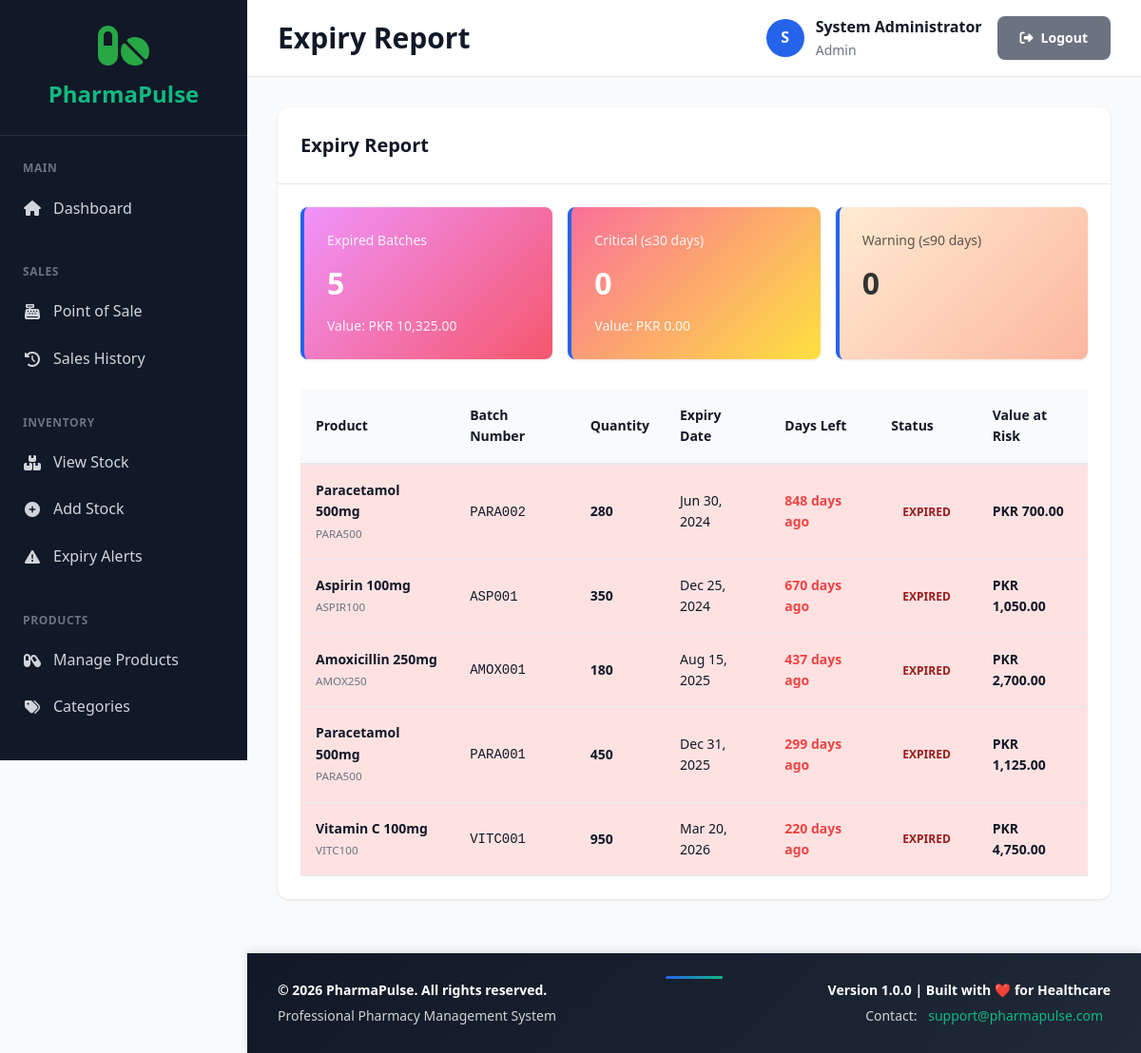
The app's page /modules/reports/expiry-report.php (signed in) with its own data.
### tables this page shows
CREATE TABLE IF NOT EXISTS stock_batches (
    batch_id INT AUTO_INCREMENT PRIMARY KEY,
    product_id INT NOT NULL,
    supplier_id INT NOT NULL,
    batch_number VARCHAR(100) NOT NULL,
    quantity_received INT NOT NULL,
    quantity_remaining INT NOT NULL,
    unit_cost DECIMAL(10,2) NOT NULL,
    expiry_date DATE NOT NULL,
    manufacture_date DATE NULL,
    received_date DATE NOT NULL,
    received_by INT NOT NULL,
    notes TEXT,
    created_at TIMESTAMP DEFAULT CURRENT_TIMESTAMP,
    FOREIGN KEY (product_id) REFERENCES products(product_id) ON DELETE CASCADE,
    FOREIGN KEY (supplier_id) REFERENCES suppliers(supplier_id) ON DELETE RESTRICT,
    FOREIGN KEY (received_by) REFERENCES users(user_id) ON DELETE RESTRICT,
    INDEX idx_product_batch (product_id, batch_number),
    INDEX idx_expiry_date (expiry_date),
    INDEX idx_supplier (supplier_id)
);

CREATE TABLE IF NOT EXISTS products (
    product_id INT AUTO_INCREMENT PRIMARY KEY,
    product_code VARCHAR(50) NOT NULL UNIQUE,
    product_name VARCHAR(200) NOT NULL,
    generic_name VARCHAR(200),
    category_id INT NOT NULL,
    strength VARCHAR(50),
    dosage_form VARCHAR(50),
    unit_price DECIMAL(10,2) NOT NULL,
    reorder_level INT DEFAULT 10,
    requires_prescription BOOLEAN DEFAULT FALSE,
    is_active BOOLEAN DEFAULT TRUE,
    created_at TIMESTAMP DEFAULT CURRENT_TIMESTAMP,
    FOREIGN KEY (category_id) REFERENCES product_categories(category_id) ON DELETE RESTRICT,
    INDEX idx_product_code (product_code),
    INDEX idx_product_name (product_name),
    INDEX idx_category (category_id)
);

### includes/security.php (called while the page is built, shortened)
<?php
function clean($data) {
    return htmlspecialchars($data, ENT_QUOTES, 'UTF-8');
}

### modules/reports/expiry-report.php (the view, shortened to what this page needs)
<?php
$pdo = require __DIR__ . '/../../config/database.php';
require_once __DIR__ . '/../../templates/header.php';
$stmt = $pdo->query("
    SELECT
        p.product_name,
        p.product_code,
        sb.batch_number,
        sb.quantity_remaining,
        sb.expiry_date,
        p.unit_price,
        DATEDIFF(sb.expiry_date, CURDATE()) as days_to_expiry,
        CASE
            WHEN DATEDIFF(sb.expiry_date, CURDATE()) < 0 THEN 'expired'
            WHEN DATEDIFF(sb.expiry_date, CURDATE()) <= 30 THEN 'critical'
            WHEN DATEDIFF(sb.expiry_date, CURDATE()) <= 90 THEN 'warning'
            ELSE 'normal'
        END as status
    FROM stock_batches sb
    JOIN products p ON sb.product_id = p.product_id
    WHERE sb.quantity_remaining > 0
    ORDER BY sb.expiry_date ASC
");
$batches = $stmt->fetchAll();
$expired = array_filter($batches, fn($b) => $b['status'] === 'expired');
$critical = array_filter($batches, fn($b) => $b['status'] === 'critical');
$warning = array_filter($batches, fn($b) => $b['status'] === 'warning');
$expired_value = array_sum(array_map(fn($b) => $b['quantity_remaining'] * $b['unit_price'], $expired));
$critical_value = array_sum(array_map(fn($b) => $b['quantity_remaining'] * $b['unit_price'], $critical));
?>
<div class="card">
    <div class="card-header">
        <h2 class="card-title">Expiry Report</h2>
    </div>
    <div class="card-body">
        <div style="display: grid; grid-template-columns: repeat(auto-fit, minmax(200px, 1fr)); gap: 1rem; margin-bottom: 2rem;">
            <div class="stat-card" style="background: linear-gradient(135deg, #f093fb 0%, #f5576c 100%); color: white; padding: 1.5rem; border-radius: 8px;">
                <div style="font-size: 0.875rem; opacity: 0.9;">Expired Batches</div>
                <div style="font-size: 2rem; font-weight: bold; margin-top: 0.5rem;">
                    <?php echo count($expired); ?>
                </div>
                <div style="font-size: 0.875rem; opacity: 0.9; margin-top: 0.5rem;">
                    Value: PKR <?php echo number_format($expired_value, 2); ?>
                </div>
            </div>
            <div class="stat-card" style="background: linear-gradient(135deg, #fa709a 0%, #fee140 100%); color: white; padding: 1.5rem; border-radius: 8px;">
                <div style="font-size: 0.875rem; opacity: 0.9;">Critical (≤30 days)</div>
                <div style="font-size: 2rem; font-weight: bold; margin-top: 0.5rem;">
                    <?php echo count($critical); ?>
                </div>
                <div style="font-size: 0.875rem; opacity: 0.9; margin-top: 0.5rem;">
                    Value: PKR <?php echo number_format($critical_value, 2); ?>
                </div>
            </div>
            <div class="stat-card" style="background: linear-gradient(135deg, #ffecd2 0%, #fcb69f 100%); color: #333; padding: 1.5rem; border-radius: 8px;">
                <div style="font-size: 0.875rem; opacity: 0.8;">Warning (≤90 days)</div>
                <div style="font-size: 2rem; font-weight: bold; margin-top: 0.5rem;">
                    <?php echo count($warning); ?>
                </div>
            </div>
        </div>
        <div class="table-container">
            <table class="data-table">
                <thead>
                    <tr>
                        <th>Product</th>
                        <th>Batch Number</th>
                        <th>Quantity</th>
                        <th>Expiry Date</th>
                        <th>Days Left</th>
                        <th>Status</th>
                        <th>Value at Risk</th>
                    </tr>
                </thead>
                <tbody>
                    <?php foreach ($batches as $batch): ?>
                    <?php
                        $days = $batch['days_to_expiry'];
                        $value = $batch['quantity_remaining'] * $batch['unit_price'];
                        if ($batch['status'] === 'expired') {
                            $badge = '<span class="badge badge-danger">EXPIRED</span>';
                            $row_style = 'background-color: #fee2e2;';
                        } elseif ($batch['status'] === 'critical') {
                            $badge = '<span class="badge badge-danger">CRITICAL</span>';
                            $row_style = 'background-color: #fef3c7;';
                        } elseif ($batch['status'] === 'warning') {
                            $badge = '<span class="badge badge-warning">WARNING</span>';
                            $row_style = '';
                        } else {
                            $badge = '<span class="badge badge-success">OK</span>';
                            $row_style = '';
                        }
                    ?>
                    <tr style="<?php echo $row_style; ?>">
                        <td>
                            <strong><?php echo clean($batch['product_name']); ?></strong><br>
                            <small style="color: var(--text-secondary);"><?php echo clean($batch['product_code']); ?></small>
                        </td>
                        <td><code><?php echo clean($batch['batch_number']); ?></code></td>
                        <td><strong><?php echo $batch['quantity_remaining']; ?></strong></td>
                        <td><?php echo date('M d, Y', strtotime($batch['expiry_date'])); ?></td>
                        <td>
                            <?php if ($days < 0): ?>
                                <strong style="color: var(--danger-color);"><?php echo abs($days); ?> days ago</strong>
                            <?php else: ?>
                                <strong><?php echo $days; ?> days</strong>
                            <?php endif; ?>
                        </td>
                        <td><?php echo $badge; ?></td>
                        <td><strong>PKR <?php echo number_format($value, 2); ?></strong></td>
                    </tr>
                    <?php endforeach; ?>
                </tbody>
            </table>
        </div>
    </div>
</div>
<?php require_once __DIR__ . '/../../templates/footer.php'; ?>

### assets/css/main.css (style rules this page uses)
:root { --primary-color: #2563eb; --primary-dark: #1e40af; --secondary-color: #10b981; --danger-color: #ef4444; --warning-color: #f59e0b; --success-color: #10b981; --dark-bg: #1f2937; --sidebar-bg: #111827; --content-bg: #f9fafb; --card-bg: #ffffff; --text-primary: #111827; --text-secondary: #6b7280; --border-color: #e5e7eb; --shadow: 0 1px 3px 0 rgba(0, 0, 0, 0.1); --shadow-lg: 0 10px 15px -3px rgba(0, 0, 0, 0.1); }
* { margin: 0; padding: 0; box-sizing: border-box; }
body { font-family: 'Segoe UI', Tahoma, Geneva, Verdana, sans-serif; background: var(--content-bg); color: var(--text-primary); line-height: 1.6; }
.card { background: var(--card-bg); border-radius: 12px; box-shadow: var(--shadow); overflow: hidden; margin-bottom: 1.5rem; }
.card-header { padding: 1.5rem; border-bottom: 1px solid var(--border-color); display: flex; justify-content: space-between; align-items: center; }
.card-title { font-size: 1.25rem; font-weight: 600; color: var(--text-primary); margin: 0; }
.card-body { padding: 1.5rem; }
.stat-card { background: var(--card-bg); padding: 1.5rem; border-radius: 12px; box-shadow: var(--shadow); border-left: 4px solid var(--primary-color); transition: transform 0.2s; }
.table-container { overflow-x: auto; }
.data-table { width: 100%; border-collapse: collapse; font-size: 0.875rem; }
.data-table th { background: var(--content-bg); padding: 1rem; text-align: left; font-weight: 600; color: var(--text-primary); border-bottom: 2px solid var(--border-color); }
.data-table td { padding: 1rem; border-bottom: 1px solid var(--border-color); }
.badge { display: inline-flex; align-items: center; gap: 0.25rem; padding: 0.25rem 0.75rem; border-radius: 12px; font-size: 0.75rem; font-weight: 600; }
.badge-danger { background: #fee2e2; color: #991b1b; }

### records on screen
stock_batches: product.product_name "Paracetamol 500mg", product.product_code "PARA500", batch_number "PARA002", quantity_remaining "280", expiry_date "Jun 30, 2024", days "848", quantity_remaining.unit_price "700.00"
stock_batches: product.product_name "Aspirin 100mg", product.product_code "ASPIR100", batch_number "ASP001", quantity_remaining "350", expiry_date "Dec 25, 2024", days "670", quantity_remaining.unit_price "1,050.00"
stock_batches: product.product_name "Amoxicillin 250mg", product.product_code "AMOX250", batch_number "AMOX001", quantity_remaining "180", expiry_date "Aug 15, 2025", days "437", quantity_remaining.unit_price "2,700.00"
stock_batches: product.product_name "Paracetamol 500mg", product.product_code "PARA500", batch_number "PARA001", quantity_remaining "450", expiry_date "Dec 31, 2025", days "299", quantity_remaining.unit_price "1,125.00"
stock_batches: product.product_name "Vitamin C 100mg", product.product_code "VITC100", batch_number "VITC001", quantity_remaining "950", expiry_date "Mar 20, 2026", days "220", quantity_remaining.unit_price "4,750.00"

### other values on screen
$page_title "Expiry Report"
substr($current_user['full_name'], 0, 1) "S"
$current_user['full_name'] "System Administrator"
$current_user['role'] "Admin"
count($expired) "5"
$expired_value "10,325.00"
count($critical) "0"
$critical_value "0.00"
count($warning) "0"
